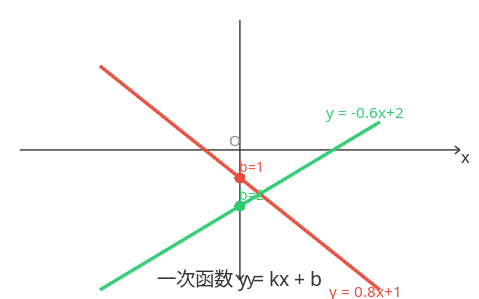
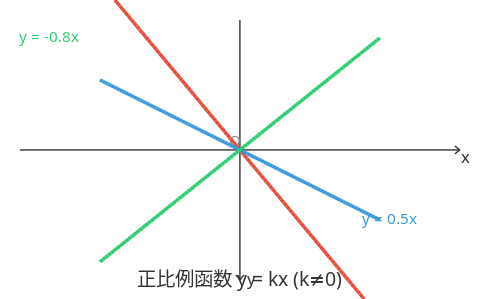
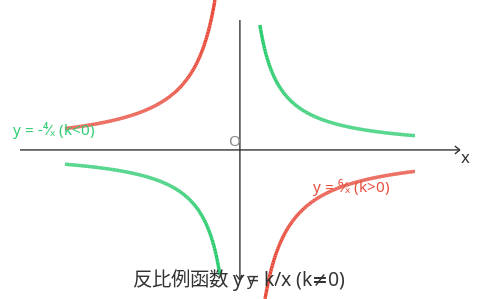
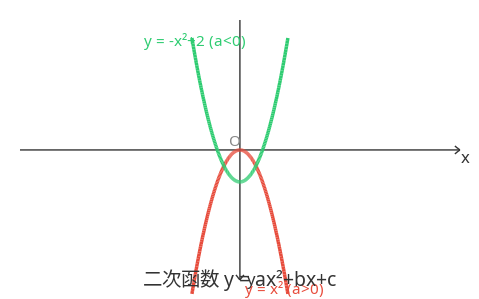

The MATLAB script that drew these images, in order:
% gen_func_graphs.m
% Generate all junior-high math function graphs as SVGs

function gen_func_graphs()
    out = fullfile(fileparts(mfilename('fullpath')), 'gen_svg_out');
    if ~exist(out, 'dir'), mkdir(out); end

    W = 480; H = 300;
    models = {
        @()func_linear(out, W, H);         % 1
        @()func_proportional(out, W, H);   % 2
        @()func_inverse(out, W, H);        % 3
        @()func_quadratic(out, W, H);      % 4
        @()func_vertex(out, W, H);         % 5
        @()func_intersect(out, W, H);      % 6
        @()func_discriminant(out, W, H);   % 7
        @()func_translate(out, W, H);      % 8
        @()func_linear_k(out, W, H);       % 9
        @()func_inverse_k(out, W, H);      % 10
    };
    names = {
        'func_01_linear.svg';
        'func_02_proportional.svg';
        'func_03_inverse.svg';
        'func_04_quadratic.svg';
        'func_05_vertex.svg';
        'func_06_intersect.svg';
        'func_07_discriminant.svg';
        'func_08_translate.svg';
        'func_09_linear_k.svg';
        'func_10_inverse_k.svg';
    };

    for i = 1:numel(models)
        fprintf('Generating %s ... ', names{i});
        models{i}();
        fprintf('OK\n');
    end
    fprintf('All %d function graphs generated.\n', numel(models));
end

%% ===================== Helpers =====================
function [fig, ax] = setup_fig(W, H)
    fig = figure('Visible', 'off', 'Position', [0, 0, W, H], 'Color', 'none');
    set(fig, 'PaperPositionMode', 'auto');
    ax = axes('Position', [0, 0, 1, 1]);
    axis off; axis equal; hold on;
    xlim([0, W]); ylim([0, H]);
end

function save_svg(fig, filename)
    print(fig, '-dsvg', '-painters', filename);
    close(fig);
end

function draw_axes(ax, W, H)
    % Draw coordinate axes centered in figure
    cx = W/2; cy = H/2;
    % x-axis
    plot(ax, [20, W-20], [cy, cy], 'Color', '#333333', 'LineWidth', 1);
    % y-axis
    plot(ax, [cx, cx], [20, H-20], 'Color', '#333333', 'LineWidth', 1);
    % Arrows
    plot(ax, [W-25, W-20, W-25], [cy-4, cy, cy+4], 'Color', '#333333', 'LineWidth', 1);
    plot(ax, [cx-4, cx, cx+4], [25, 20, 25], 'Color', '#333333', 'LineWidth', 1);
    % Labels
    text(ax, W-18, cy-8, 'x', 'FontSize', 12, 'Color', '#333333', ...
        'FontName', 'sans-serif');
    text(ax, cx+8, 18, 'y', 'FontSize', 12, 'Color', '#333333', ...
        'FontName', 'sans-serif');
    text(ax, cx-10, cy+10, 'O', 'FontSize', 11, 'Color', '#888888', ...
        'FontName', 'sans-serif');
end

function h = draw_line(ax, x1, y1, x2, y2, color, style, width)
    if nargin < 6, color = '#333333'; end
    if nargin < 7, style = '-'; end
    if nargin < 8, width = 2; end
    h = plot(ax, [x1, x2], [y1, y2], style, 'Color', color, 'LineWidth', width);
end

function draw_func(ax, x1, x2, f, color, width)
    % Draw a function f(x) from x1 to x2
    xx = linspace(x1, x2, 200);
    yy = arrayfun(f, xx);
    plot(ax, xx, yy, 'Color', color, 'LineWidth', width);
end

function draw_dashed(ax, x1, y1, x2, y2, color)
    draw_line(ax, x1, y1, x2, y2, color, '--', 1);
end

function draw_label(ax, x, y, txt, color, sz)
    if nargin < 6, sz = 13; end
    if nargin < 5, color = '#333333'; end
    text(ax, x, y, txt, 'FontSize', sz, 'Color', color, ...
        'FontName', 'sans-serif', 'HorizontalAlignment', 'center', 'VerticalAlignment', 'middle');
end

function draw_point(ax, x, y, color, radius)
    if nargin < 5, radius = 3; end
    if nargin < 4, color = '#e74c3c'; end
    plot(ax, x, y, 'o', 'MarkerSize', radius*2, ...
        'MarkerFaceColor', color, 'MarkerEdgeColor', 'none');
end

function c = h2r(hex)
    h = hex(2:end);
    c = [hex2dec(h(1:2)), hex2dec(h(3:4)), hex2dec(h(5:6))] / 255;
end

%% ===================== 1. 一次函数综合 =====================
function func_linear(out, W, H)
    [fig, ax] = setup_fig(W, H);
    draw_axes(ax, W, H);
    cx = W/2; cy = H/2;
    s = 28; % pixels per math unit

    % y = 0.8x + 1 (k>0, b=1 — 不经过原点)
    x_m = linspace(-5, 5, 100);
    y1 = 0.8*x_m + 1;
    plot(ax, cx + x_m*s, cy - y1*s, 'Color', '#e74c3c', 'LineWidth', 2.5);
    draw_label(ax, cx + 4.5*s, cy - (0.8*4.5+1)*s - 14, 'y = 0.8x+1', '#e74c3c', 11);

    % y = -0.6x + 2 (k<0, b=2)
    y2 = -0.6*x_m + 2;
    plot(ax, cx + x_m*s, cy - y2*s, 'Color', '#2ecc71', 'LineWidth', 2.5);
    draw_label(ax, cx + 4.5*s, cy - (-0.6*4.5+2)*s + 16, 'y = -0.6x+2', '#2ecc71', 11);

    % 标记 y 轴截距点 (0,b) 证明 b≠0
    draw_point(ax, cx, cy - 1*s, '#e74c3c', 4);
    draw_point(ax, cx, cy - 2*s, '#2ecc71', 4);
    draw_label(ax, cx + 12, cy - 1*s + 12, 'b=1', '#e74c3c', 10);
    draw_label(ax, cx + 12, cy - 2*s + 12, 'b=2', '#2ecc71', 10);

    draw_label(ax, cx, 20, '一次函数 y = kx + b', '#333333', 14);
    fname = fullfile(out, 'func_01_linear.svg');
    save_svg(fig, fname);
end

%% ===================== 2. 正比例函数 =====================
function func_proportional(out, W, H)
    [fig, ax] = setup_fig(W, H);
    draw_axes(ax, W, H);
    cx = W/2; cy = H/2; s = 28;

    x_m = linspace(-5, 5, 100);

    y1 = 1.2*x_m;
    plot(ax, cx + x_m*s, cy - y1*s, 'Color', '#e74c3c', 'LineWidth', 2.5);
    draw_label(ax, cx + 5*s + 10, cy - 1.2*5*s, 'y = 1.2x', '#e74c3c', 11);

    y2 = 0.5*x_m;
    plot(ax, cx + x_m*s, cy - y2*s, 'Color', '#3498db', 'LineWidth', 2.5);
    draw_label(ax, cx + 5*s + 10, cy - 0.5*5*s, 'y = 0.5x', '#3498db', 11);

    y3 = -0.8*x_m;
    plot(ax, cx + x_m*s, cy - y3*s, 'Color', '#2ecc71', 'LineWidth', 2.5);
    draw_label(ax, cx - 5*s - 50, cy + 0.8*5*s, 'y = -0.8x', '#2ecc71', 11);

    draw_label(ax, cx, 20, '正比例函数 y = kx (k≠0)', '#333333', 14);
    fname = fullfile(out, 'func_02_proportional.svg');
    save_svg(fig, fname);
end

%% ===================== 3. 反比例函数 =====================
function func_inverse(out, W, H)
    [fig, ax] = setup_fig(W, H);
    draw_axes(ax, W, H);
    cx = W/2; cy = H/2; s = 25;

    % y = 6/x (k>0) — 一三象限
    x_p = linspace(0.8, 7, 200);
    x_n = linspace(-7, -0.8, 200);
    y_p = 6 ./ x_p;
    y_n = 6 ./ x_n;
    plot(ax, cx + x_p*s, cy - y_p*s, 'Color', '#e74c3c', 'LineWidth', 2.5);
    plot(ax, cx + x_n*s, cy - y_n*s, 'Color', '#e74c3c', 'LineWidth', 2.5);
    draw_label(ax, cx + 4*s + 12, cy - (6/4)*s, 'y = ⁶⁄ₓ (k>0)', '#e74c3c', 11);

    % y = -4/x (k<0) — 二四象限
    y_p2 = -4 ./ x_p;
    y_n2 = -4 ./ x_n;
    plot(ax, cx + x_p*s, cy - y_p2*s, 'Color', '#2ecc71', 'LineWidth', 2.5);
    plot(ax, cx + x_n*s, cy - y_n2*s, 'Color', '#2ecc71', 'LineWidth', 2.5);
    draw_label(ax, cx - 5*s - 60, cy + (4/5)*s, 'y = -⁴⁄ₓ (k<0)', '#2ecc71', 11);

    draw_label(ax, cx, 20, '反比例函数 y = k/x (k≠0)', '#333333', 14);
    fname = fullfile(out, 'func_03_inverse.svg');
    save_svg(fig, fname);
end

%% ===================== 4. 二次函数基础 =====================
function func_quadratic(out, W, H)
    [fig, ax] = setup_fig(W, H);
    draw_axes(ax, W, H);
    cx = W/2; cy = H/2; s = 16;

    x_m = linspace(-3, 3, 200);

    % y = x² (开口向上)
    y1 = x_m.^2;
    plot(ax, cx + x_m*s, cy - y1*s, 'Color', '#e74c3c', 'LineWidth', 2.5);
    draw_label(ax, cx + 2.8*s, cy - (2.8^2)*s - 14, 'y = x² (a>0)', '#e74c3c', 11);

    % y = -x² + 2 (开口向下)
    y2 = -x_m.^2 + 2;
    plot(ax, cx + x_m*s, cy - y2*s, 'Color', '#2ecc71', 'LineWidth', 2.5);
    draw_label(ax, cx - 2.8*s, cy - (-2.8^2+2)*s + 16, 'y = -x²+2 (a<0)', '#2ecc71', 11);

    draw_label(ax, cx, 20, '二次函数 y = ax²+bx+c', '#333333', 14);
    fname = fullfile(out, 'func_04_quadratic.svg');
    save_svg(fig, fname);
end

%% ===================== 5. 二次函数顶点式 =====================
function func_vertex(out, W, H)
    [fig, ax] = setup_fig(W, H);
    draw_axes(ax, W, H);
    cx = W/2; cy = H/2; s = 12;

    % y = (x-2)² + 3  顶点 (2,3)
    x_m = linspace(-1, 5, 200);
    y_m = (x_m-2).^2 + 3;
    plot(ax, cx + x_m*s, cy - y_m*s, 'Color', '#e74c3c', 'LineWidth', 2.5);
    draw_label(ax, cx + 4.8*s, cy - ((4.8-2)^2+3)*s - 14, 'y = (x-2)²+3', '#e74c3c', 11);

    % 标记顶点 (2,3)
    vx = cx + 2*s; vy = cy - 3*s;
    draw_point(ax, vx, vy, '#e74c3c', 5);
    draw_label(ax, vx + 16, vy - 10, '顶点 (2,3)', '#e74c3c', 11);

    % 对称轴 (虚线)
    draw_dashed(ax, vx, 20, vx, H-20, '#e74c3c');

    draw_label(ax, cx, 20, '顶点式 y = a(x-h)² + k', '#333333', 14);
    fname = fullfile(out, 'func_05_vertex.svg');
    save_svg(fig, fname);
end

%% ===================== 6. 一次函数与二次函数交点 =====================
function func_intersect(out, W, H)
    [fig, ax] = setup_fig(W, H);
    draw_axes(ax, W, H);
    cx = W/2; cy = H/2; s = 18;

    % 抛物线: y = x² - 2x - 3
    x_m = linspace(-2.5, 4.5, 200);
    y_q = x_m.^2 - 2*x_m - 3;
    plot(ax, cx + x_m*s, cy - y_q*s, 'Color', '#e74c3c', 'LineWidth', 2.5);
    draw_label(ax, cx + 4.3*s, cy - (4.3^2-2*4.3-3)*s - 14, 'y = x²-2x-3', '#e74c3c', 11);

    % 直线: y = x - 1
    y_l = x_m - 1;
    plot(ax, cx + x_m*s, cy - y_l*s, 'Color', '#2ecc71', 'LineWidth', 2.5);
    draw_label(ax, cx + 4.3*s, cy - (4.3-1)*s + 16, 'y = x-1', '#2ecc71', 11);

    % 交点: x²-2x-3 = x-1 → x²-3x-2=0 → x = (3±√17)/2
    x1 = (3-sqrt(17))/2; x2 = (3+sqrt(17))/2;
    y1 = x1-1; y2 = x2-1;
    draw_point(ax, cx + x1*s, cy - y1*s, '#333333', 5);
    draw_point(ax, cx + x2*s, cy - y2*s, '#333333', 5);

    draw_label(ax, cx, 18, '函数交点问题', '#333333', 14);
    fname = fullfile(out, 'func_06_intersect.svg');
    save_svg(fig, fname);
end

%% ===================== 7. 判别式与根 =====================
function func_discriminant(out, W, H)
    [fig, ax] = setup_fig(W, H);
    draw_axes(ax, W, H);
    cx = W/2; cy = H/2; s = 18;

    % Δ > 0: y = x² - 2x - 3 (两个交点 x=-1, x=3)
    x1 = linspace(-2, 4, 200);
    y1 = x1.^2 - 2*x1 - 3;
    plot(ax, cx + x1*s, cy - y1*s, 'Color', '#e74c3c', 'LineWidth', 2);
    draw_label(ax, cx + x1(end)*s, cy - y1(end)*s - 12, 'Δ>0 两交点', '#e74c3c', 10);

    % Δ = 0: y = x² - 4x + 4 = (x-2)² (相切)
    x2 = linspace(0, 4, 200);
    y2 = x2.^2 - 4*x2 + 4;
    plot(ax, cx + x2*s, cy - y2*s, 'Color', '#2ecc71', 'LineWidth', 2);
    draw_label(ax, cx + x2(end)*s, cy - y2(end)*s + 14, 'Δ=0 相切', '#2ecc71', 10);

    % Δ < 0: y = x² + 2x + 3 (无交点)
    x3 = linspace(-3, 1, 200);
    y3 = x3.^2 + 2*x3 + 3;
    plot(ax, cx + x3*s, cy - y3*s, 'Color', '#3498db', 'LineWidth', 2);
    draw_label(ax, cx + x3(1)*s, cy - y3(1)*s - 12, 'Δ<0 无交点', '#3498db', 10);

    draw_label(ax, cx, 18, '判别式 Δ = b²-4ac', '#333333', 14);
    fname = fullfile(out, 'func_07_discriminant.svg');
    save_svg(fig, fname);
end

%% ===================== 8. 函数图像平移 =====================
function func_translate(out, W, H)
    [fig, ax] = setup_fig(W, H);
    draw_axes(ax, W, H);
    cx = W/2; cy = H/2; s = 14;

    x_m = linspace(-1.5, 5.5, 200);

    % y = x² (参考线，虚线)
    y0 = x_m.^2;
    plot(ax, cx + x_m*s, cy - y0*s, 'Color', '#999999', 'LineWidth', 1.5, 'LineStyle', '--');
    draw_label(ax, cx + 4.5*s, cy - (4.5^2)*s - 14, 'y=x²', '#999999', 10);

    % y = (x-2)² + 1 (向右2，向上1)
    y1 = (x_m-2).^2 + 1;
    plot(ax, cx + x_m*s, cy - y1*s, 'Color', '#e74c3c', 'LineWidth', 2.5);
    draw_label(ax, cx + 5.2*s, cy - ((5.2-2)^2+1)*s - 14, 'y=(x-2)²+1', '#e74c3c', 11);

    % 平移箭头: 从 (0,0) → (2,1)
    ax_s = cx + 0*s; ay_s = cy - 0*s;
    ax_e = cx + 2*s; ay_e = cy - 1*s;
    draw_arrow2(ax, ax_s, ay_s, ax_e, ay_e, '#e74c3c');

    draw_label(ax, cx, 18, '二次函数图像平移', '#333333', 14);
    fname = fullfile(out, 'func_08_translate.svg');
    save_svg(fig, fname);
end

%% Arrow helper (像素坐标)
function draw_arrow2(ax, x1, y1, x2, y2, color)
    plot(ax, [x1, x2], [y1, y2], 'Color', color, 'LineWidth', 1.5);
    ang = atan2(y2-y1, x2-x1);
    hs = 8; ha = pi/6;
    c = h2r(color);
    fill(ax, [x2, x2-hs*cos(ang-ha), x2-hs*cos(ang+ha)], ...
              [y2, y2-hs*sin(ang-ha), y2-hs*sin(ang+ha)], c, 'EdgeColor', 'none');
end

%% ===================== 9. k的几何意义（一次函数） =====================
function func_linear_k(out, W, H)
    [fig, ax] = setup_fig(W, H);
    draw_axes(ax, W, H);
    cx = W/2; cy = H/2; s = 28;

    x_m = linspace(-5, 5, 100);
    ks = [1.5, 0.8, 0.3, -0.4, -1.2];
    colors = {'#e74c3c', '#e67e22', '#3498db', '#2ecc71', '#9b59b6'};
    labels = {'k=1.5', 'k=0.8', 'k=0.3', 'k=-0.4', 'k=-1.2'};

    for i = 1:numel(ks)
        y_m = ks(i) * x_m;
        plot(ax, cx + x_m*s, cy - y_m*s, 'Color', colors{i}, 'LineWidth', 2);
        % label 在 x=5 处
        draw_label(ax, cx + 5*s + 12, cy - ks(i)*5*s, labels{i}, colors{i}, 10);
    end

    draw_label(ax, cx, 20, 'k决定直线的倾斜程度', '#333333', 14);
    fname = fullfile(out, 'func_09_linear_k.svg');
    save_svg(fig, fname);
end

%% ===================== 10. 反比例函数k的几何意义 =====================
function func_inverse_k(out, W, H)
    [fig, ax] = setup_fig(W, H);
    draw_axes(ax, W, H);
    cx = W/2; cy = H/2; s = 25;

    x_m = linspace(0.6, 6, 200);

    % y = 4/x, y = 8/x, y = 1/x
    y4 = 4 ./ x_m;
    y8 = 8 ./ x_m;
    y1 = 1 ./ x_m;

    plot(ax, cx + x_m*s, cy - y4*s, 'Color', '#e74c3c', 'LineWidth', 2.5);
    draw_label(ax, cx + 4*s + 12, cy - (4/4)*s, 'k=4', '#e74c3c', 11);

    plot(ax, cx + x_m*s, cy - y8*s, 'Color', '#3498db', 'LineWidth', 2.5);
    draw_label(ax, cx + 3*s + 12, cy - (8/3)*s, 'k=8', '#3498db', 11);

    plot(ax, cx + x_m*s, cy - y1*s, 'Color', '#888888', 'LineWidth', 1.5, 'LineStyle', '--');
    draw_label(ax, cx + 5*s + 12, cy - (1/5)*s, 'k=1', '#888888', 10);

    % 矩形区域: y=4/x 在 x=2 处的面积 = |k| = 4
    rx = cx + 2*s; ry = cy;
    rw = (4.5-2)*s; rh = (4/2)*s;
    hf = fill([rx, rx+rw, rx+rw, rx], [ry, ry, ry-rh, ry-rh], [0.9, 0.95, 1]);
    set(hf, 'EdgeColor', [0.906, 0.298, 0.235], 'LineStyle', '--', 'FaceAlpha', 0.2);
    draw_label(ax, rx + rw/2, cy + 16, '矩形面积 = |k|', '#e74c3c', 11);

    draw_label(ax, cx, 20, '反比例函数 |k| 的几何意义', '#333333', 14);
    fname = fullfile(out, 'func_10_inverse_k.svg');
    save_svg(fig, fname);
end
